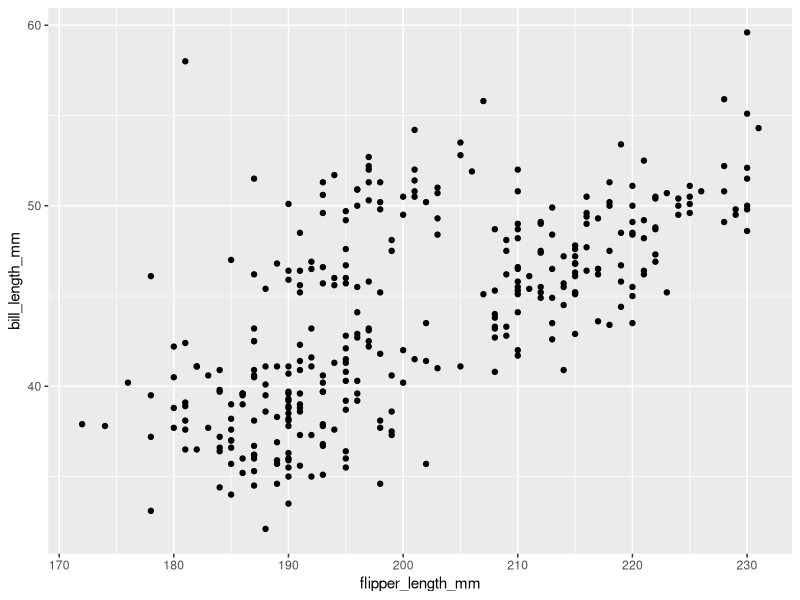
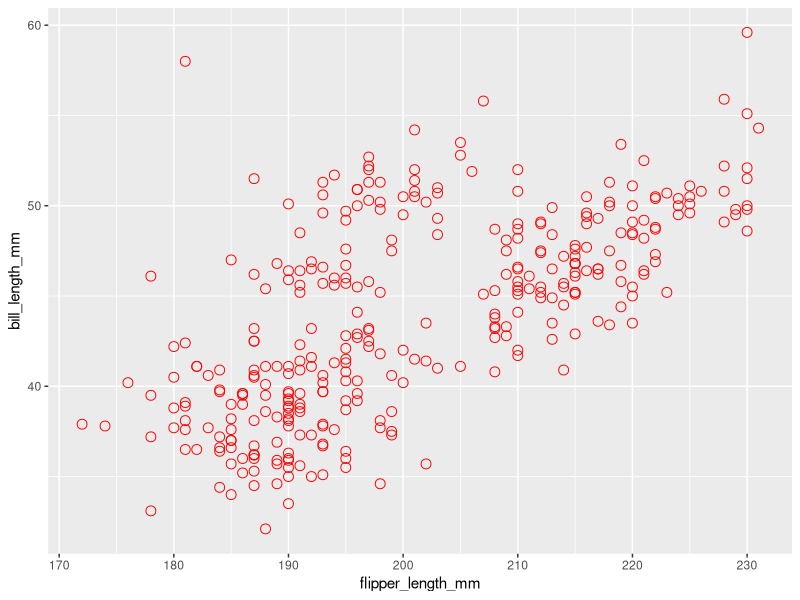
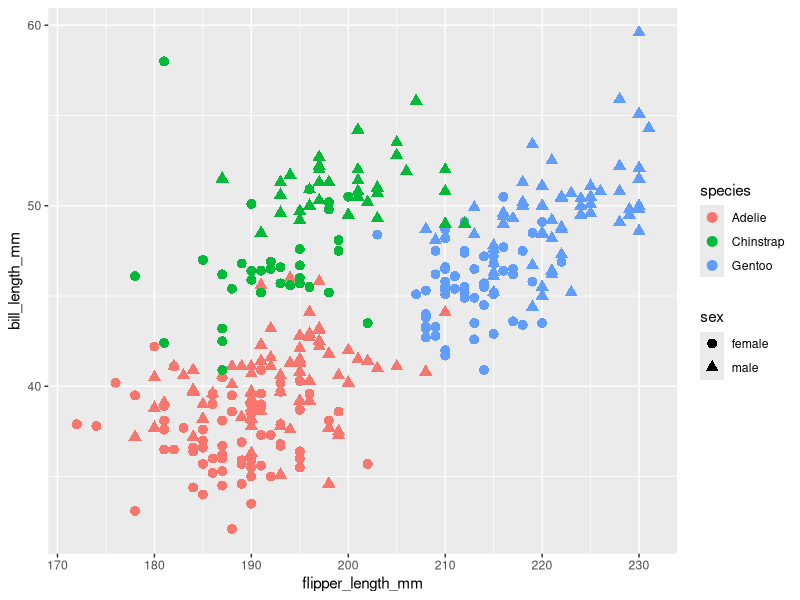
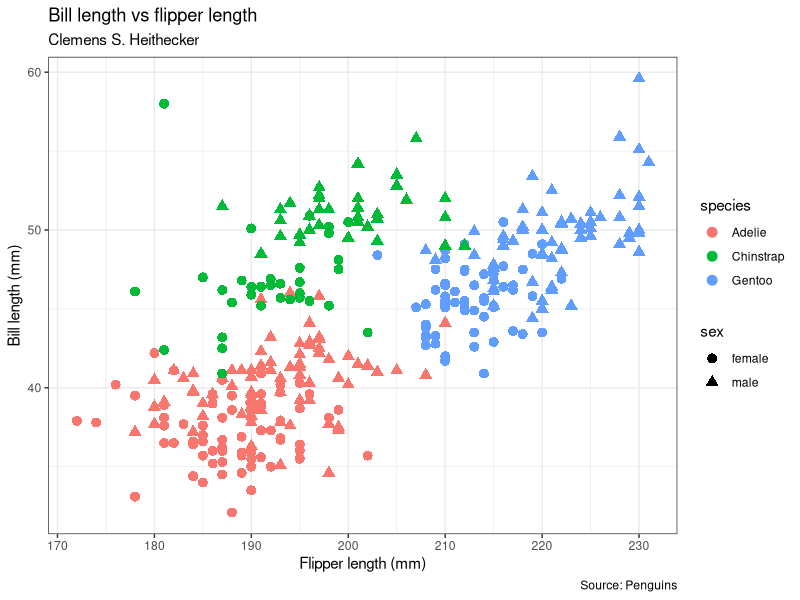
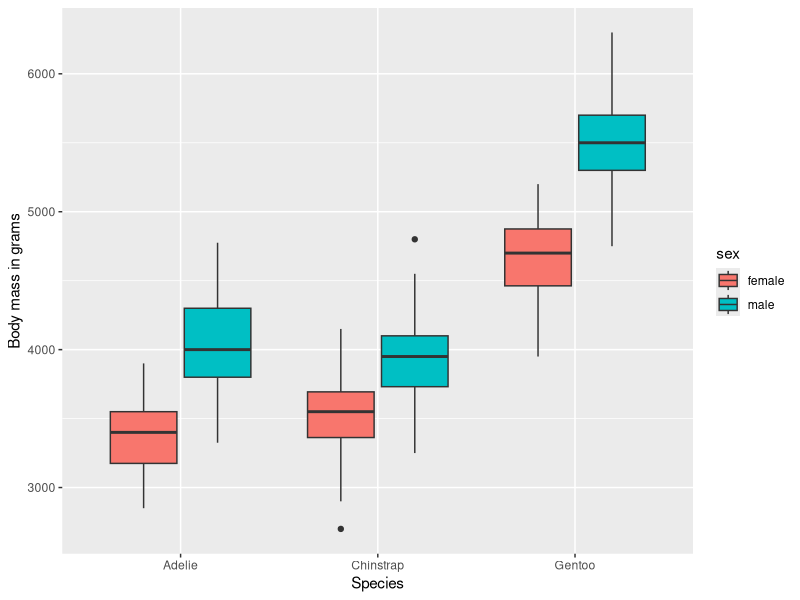
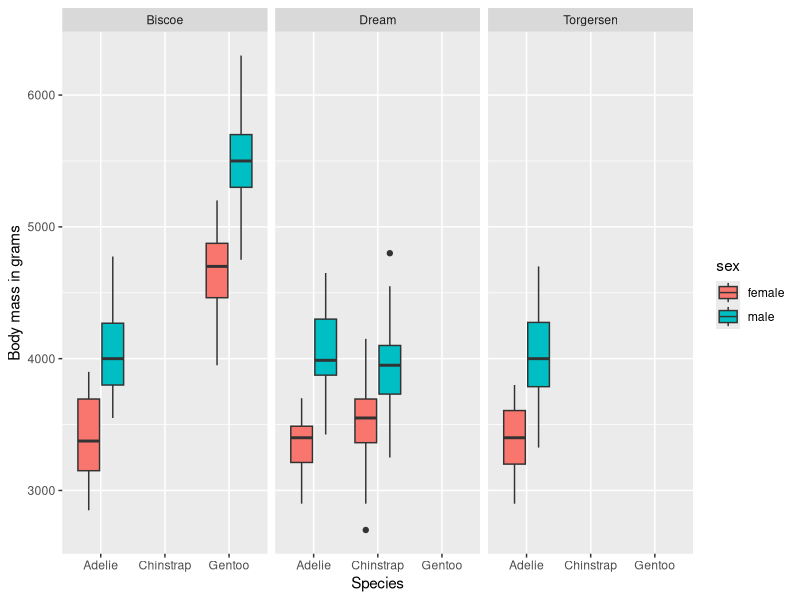
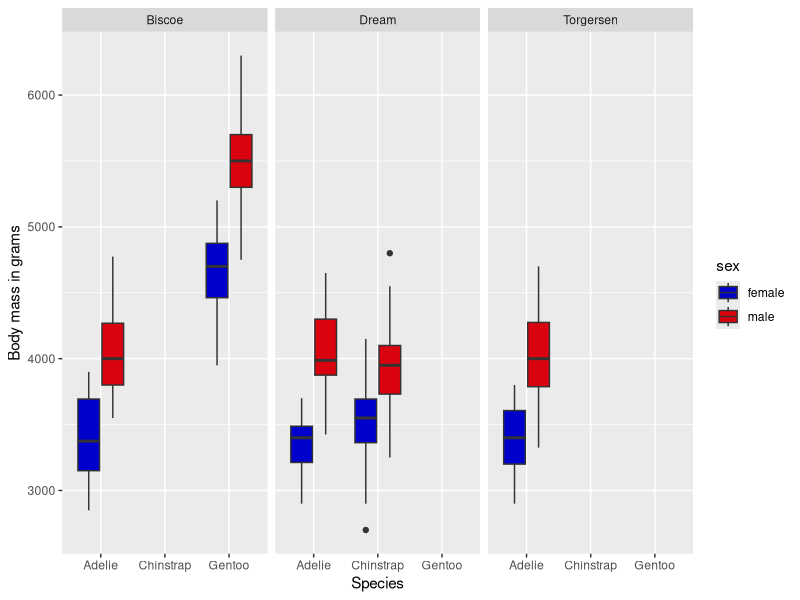

Source code (R) for these figures, in order:
## ---- chunk 1
library(palmerpenguins)
library(tidyverse)
## ---- chunk 2
data("penguins")

head(penguins)
tail(penguins)
## ---- chunk 3
summary(penguins)
## ---- chunk 4
?penguins
## ---- chunk 5
penguins <- penguins %>%
  na.omit()
## ---- chunk 6
ggplot(data = penguins) +
  geom_point(mapping = aes(x = flipper_length_mm, y = bill_length_mm))
## ---- chunk 7
ggplot(data = penguins) +
  geom_point(mapping = aes(x = flipper_length_mm, y = bill_length_mm),
             color = "red", size = 3, shape = 1)
## ---- chunk 8
ggplot(data = penguins,
       mapping = aes(x = flipper_length_mm, y = bill_length_mm)) +
  geom_point(mapping = aes(color = species, shape = sex),
             size = 3)
## ---- chunk 9
ggplot(data = penguins,
       mapping = aes(x = flipper_length_mm, y = bill_length_mm)) +
  geom_point(size = 3,
             mapping = aes(color = species, shape = sex)) +
  labs(
    title = "Bill length vs flipper length",
    subtitle = "Clemens S. Heithecker",
    x = "Flipper length (mm)",
    y = "Bill length (mm)",
    caption = "Source: Penguins"
  ) +
  theme_bw()
## ---- chunk 10
ggplot(data = penguins, mapping = aes(x = species, y = body_mass_g)) +
  geom_boxplot(mapping = aes(fill = sex)) +
  labs(
    x = "Species",
    y = "Body mass in grams"
  )
## ---- chunk 11
ggplot(data = penguins, mapping = aes(x = species, y = body_mass_g)) +
  geom_boxplot(mapping = aes(fill = sex)) +
  facet_wrap(~ island) +
  labs(
    x = "Species",
    y = "Body mass in grams"
  )
## ---- chunk 12
ggplot(data = penguins, mapping = aes(x = species, y = body_mass_g)) +
  geom_boxplot(mapping = aes(fill = sex)) +
  facet_wrap(~ island) +
  scale_fill_manual(values = c("mediumblue", "#DA020E")) +
  labs(
    x = "Species",
    y = "Body mass in grams"
  )
